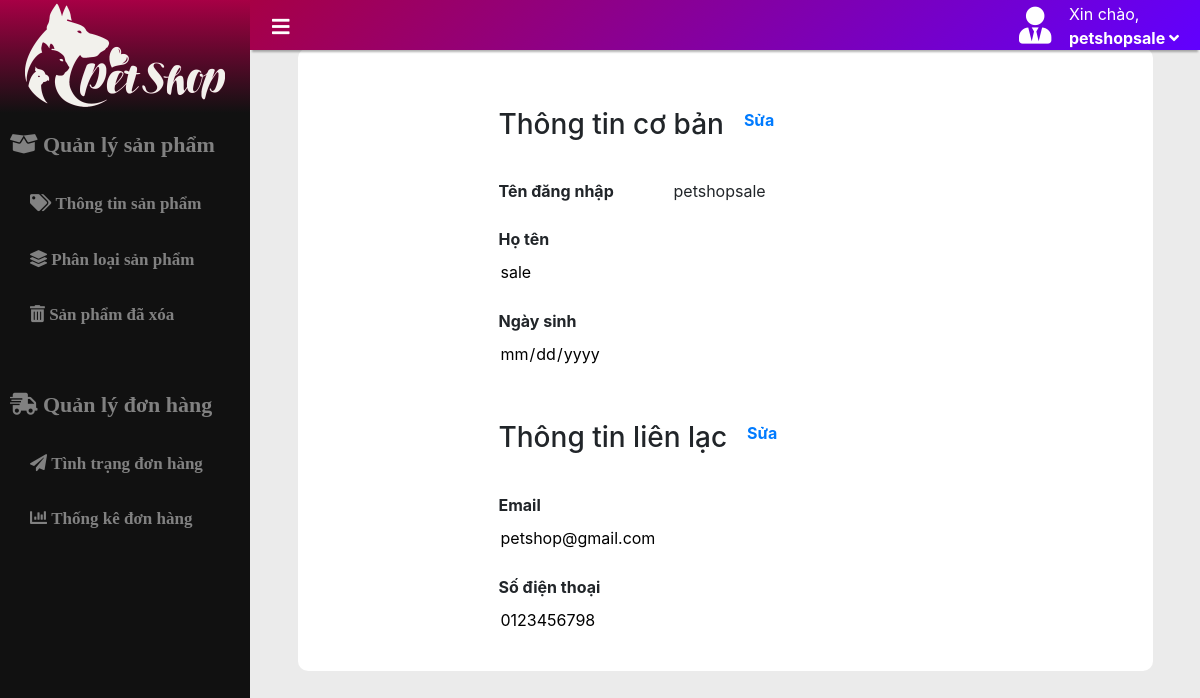
The page /admin/thongtincanhan.php (signed in) on the database its author committed.
### tables this page shows
CREATE TABLE `taikhoan` (
  `tendangnhap` varchar(20) NOT NULL COMMENT 'tên đăng nhập',
  `matkhau` varchar(32) NOT NULL COMMENT 'mật khẩu',
  `mavt` varchar(10) DEFAULT 'customer' COMMENT 'mã vai trò',
  `hoten` varchar(50) NOT NULL COMMENT 'họ và tên',
  `ngaysinh` date DEFAULT NULL COMMENT 'ngày sinh',
  `dienthoai` int(11) NOT NULL COMMENT 'số điện thoại',
  `email` varchar(50) NOT NULL COMMENT 'email',
  `khoa` int(1) NOT NULL DEFAULT '0'
);

### db.inc (called while the page is built, shortened)
<?php
   	$databaseName = "petshop";
?>

### DataProvider.php (called while the page is built, shortened)
<?php
class DataProvider
{
	public static function executeQuery($sql)
	{
		include ('db.inc');
		include_once('error.inc');
		if (!($connection = mysqli_connect($hostName, $username, $password)))
			die ("couldn't connect to localhost");
		if (!($result = mysqli_query($connection,  $sql)))
			showError();
		return $result;
	}
}
?>

### admin/thongtincanhan.php (the view, shortened to what this page needs)
<?php
    require '../DataProvider.php';
?>
<?php
    $sql = "SELECT * FROM taikhoan WHERE tendangnhap = '".$_SESSION['managerusername']."'";
    $result = DataProvider::executeQuery($sql);
    while ($row = mysqli_fetch_array($result))
    {
        $username = $row["tendangnhap"];
        $name = $row["hoten"];
        $mail = $row["email"];
        $birth = $row["ngaysinh"];
        $phone = $row["dienthoai"];
    }
?>
<!doctype html>
<html>
<head>
    <link rel="stylesheet" href="https://maxcdn.bootstrapcdn.com/bootstrap/4.3.1/css/bootstrap.min.css">
    <link rel="stylesheet" href="https://use.fontawesome.com/releases/v5.5.0/css/all.css">
    <link href="../css/ScrollOnTop.css" rel="stylesheet" type="text/css" />
    <link href="css/Menu.css" rel="stylesheet" type="text/css" />
    <link href="css/header.css" rel="stylesheet" type="text/css" />
    <link href='css/thongtin.css' rel='stylesheet' type='text/css' />
</head>
<body>
<?php
    include("menu.php");
?>
<?php
    include("header.php");
?>
<div class="main" id="Main">
    <div id="thongtincanhan">
        <div class="content">
            <form name="form1" id="thongtin1" method="post">
                <div class="title">
                    <h3>Thông tin cơ bản</h3>
                    <a href="" class="edit" onClick="edit('thongtin1'); return false;">Sửa</a>
                </div>
                <div class="thongtin">
                    <dl>
                        <dd>Tên đăng nhập</dd>
                        <dd><?php echo $username ?></dd>
                    </dl>
                    <dl>
                        <dd>Họ tên</dd>
                        <dd><input type="text" name="hoten" value="<?php echo $name ?>" readonly disabled></dd>
                    </dl>
                    <dl>
                        <dd>Ngày sinh</dd>
                        <dd><input type="date" name="ngaysinh" value="<?php echo $birth ?>" readonly disabled></dd>
                    </dl>
                </div>
            </form>
            <form name="form2" id="thongtin2" method="post">
                <div class="title">
                    <h3>Thông tin liên lạc</h3>
                    <a href="" class="edit" onClick="edit('thongtin2'); return false;">Sửa</a>
                </div>
                <div class="thongtin">
                    <dl>
                        <dd>Email</dd>
                        <dd><input type="email" name="email" value="<?php echo $mail ?>" readonly disabled></dd>
                    </dl>
                    <dl>
                        <dd>Số điện thoại</dd>
                        <dd><input type="tel" name="dienthoai" value="0<?php echo $phone ?>" readonly disabled></dd>
                    </dl>
                </div>
            </form>
        </div>
    </div>
</div>
</body>
</html>

### admin/css/Menu.css (style rules this page uses)
.main { margin-left: 250px; }

### admin/css/header.css (style rules this page uses)
.main { margin-top: 25px; }

### admin/css/thongtin.css (style rules this page uses)
#thongtincanhan { width: 90%; margin: 5%; background-color: white; border-radius: 10px; align-content: center; }
.content { margin: 30px 20%; }
.title { font-weight: bold; width: 100%; padding: 30px 30px; }
.title h3 { float: left; display: inline-block; }
.edit { display: inline-block; text-decoration: none; margin-left: 20px; }
.thongtin { width: 100%; padding: 0 30px; }
.thongtin dl dd { float: left; }
.thongtin dl dd:first-child { width: 170px; margin-right: 5px; font-weight: bold; }
.thongtin input:disabled, .thongtin textarea:disabled, .thongtin select:disabled { background-color: transparent; color: black; border: none; width: 300px; -webkit-appearance: none; appearance: none; }

### admin/thongtincanhan.php (style rules this page uses)
* { box-sizing:border-box; -moz-box-sizing:border-box; -webkit-box-sizing:border-box; }
html { scroll-behavior: smooth; }
body { margin:0; padding: 0; background-color: #ebebeb; }
html, body { cursor:url('http://www.snazzyspace.com/cursorsfolder/dog-paw.png'), auto; }

### rows shown on the page
taikhoan: tendangnhap "petshopsale", hoten "sale", email "petshop@gmail.com", dienthoai "0123456798"

### other values the page prints
$_SESSION['managerusername'] "petshopsale"
